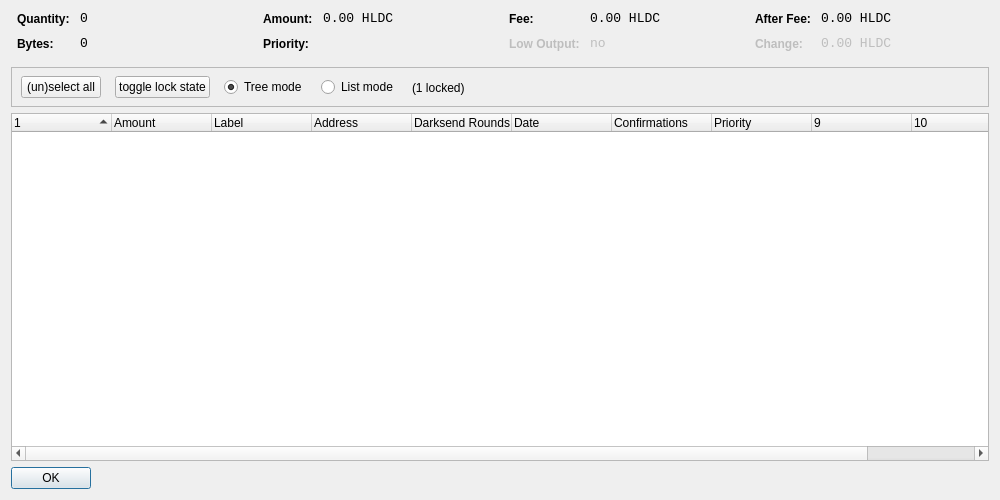
<?xml version="1.0" encoding="UTF-8"?>
<ui version="4.0">
 <class>CoinControlDialog</class>
 <widget class="QDialog" name="CoinControlDialog">
  <property name="geometry">
   <rect>
    <x>0</x>
    <y>0</y>
    <width>1000</width>
    <height>500</height>
   </rect>
  </property>
  <property name="windowTitle">
   <string>Coin Control</string>
  </property>
  <layout class="QVBoxLayout" name="verticalLayout">
   <item>
    <layout class="QHBoxLayout" name="horizontalLayoutTop" stretch="0,0,0,0">
     <property name="topMargin">
      <number>0</number>
     </property>
     <property name="bottomMargin">
      <number>10</number>
     </property>
     <item>
      <layout class="QFormLayout" name="formLayoutCoinControl1">
       <property name="horizontalSpacing">
        <number>10</number>
       </property>
       <property name="verticalSpacing">
        <number>10</number>
       </property>
       <property name="leftMargin">
        <number>6</number>
       </property>
       <property name="rightMargin">
        <number>6</number>
       </property>
       <item row="0" column="0">
        <widget class="QLabel" name="labelCoinControlQuantityText">
         <property name="styleSheet">
          <string notr="true">font-weight:bold;</string>
         </property>
         <property name="text">
          <string>Quantity:</string>
         </property>
        </widget>
       </item>
       <item row="0" column="1">
        <widget class="QLabel" name="labelCoinControlQuantity">
         <property name="font">
          <font>
           <family>Monospace</family>
           <pointsize>10</pointsize>
          </font>
         </property>
         <property name="cursor">
          <cursorShape>IBeamCursor</cursorShape>
         </property>
         <property name="contextMenuPolicy">
          <enum>Qt::ActionsContextMenu</enum>
         </property>
         <property name="text">
          <string notr="true">0</string>
         </property>
         <property name="textInteractionFlags">
          <set>Qt::LinksAccessibleByMouse|Qt::TextSelectableByKeyboard|Qt::TextSelectableByMouse</set>
         </property>
        </widget>
       </item>
       <item row="1" column="0">
        <widget class="QLabel" name="labelCoinControlBytesText">
         <property name="styleSheet">
          <string notr="true">font-weight:bold;</string>
         </property>
         <property name="text">
          <string>Bytes:</string>
         </property>
        </widget>
       </item>
       <item row="1" column="1">
        <widget class="QLabel" name="labelCoinControlBytes">
         <property name="font">
          <font>
           <family>Monospace</family>
           <pointsize>10</pointsize>
          </font>
         </property>
         <property name="cursor">
          <cursorShape>IBeamCursor</cursorShape>
         </property>
         <property name="contextMenuPolicy">
          <enum>Qt::ActionsContextMenu</enum>
         </property>
         <property name="text">
          <string notr="true">0</string>
         </property>
         <property name="textInteractionFlags">
          <set>Qt::LinksAccessibleByMouse|Qt::TextSelectableByKeyboard|Qt::TextSelectableByMouse</set>
         </property>
        </widget>
       </item>
      </layout>
     </item>
     <item>
      <layout class="QFormLayout" name="formLayoutCoinControl2">
       <property name="horizontalSpacing">
        <number>10</number>
       </property>
       <property name="verticalSpacing">
        <number>10</number>
       </property>
       <property name="leftMargin">
        <number>6</number>
       </property>
       <property name="rightMargin">
        <number>6</number>
       </property>
       <item row="0" column="0">
        <widget class="QLabel" name="labelCoinControlAmountText">
         <property name="styleSheet">
          <string notr="true">font-weight:bold;</string>
         </property>
         <property name="text">
          <string>Amount:</string>
         </property>
        </widget>
       </item>
       <item row="0" column="1">
        <widget class="QLabel" name="labelCoinControlAmount">
         <property name="font">
          <font>
           <family>Monospace</family>
           <pointsize>10</pointsize>
          </font>
         </property>
         <property name="cursor">
          <cursorShape>IBeamCursor</cursorShape>
         </property>
         <property name="contextMenuPolicy">
          <enum>Qt::ActionsContextMenu</enum>
         </property>
         <property name="text">
          <string notr="true">0.00 HLDC</string>
         </property>
         <property name="textInteractionFlags">
          <set>Qt::LinksAccessibleByMouse|Qt::TextSelectableByKeyboard|Qt::TextSelectableByMouse</set>
         </property>
        </widget>
       </item>
       <item row="1" column="0">
        <widget class="QLabel" name="labelCoinControlPriorityText">
         <property name="styleSheet">
          <string notr="true">font-weight:bold;</string>
         </property>
         <property name="text">
          <string>Priority:</string>
         </property>
        </widget>
       </item>
       <item row="1" column="1">
        <widget class="QLabel" name="labelCoinControlPriority">
         <property name="font">
          <font>
           <family>Monospace</family>
           <pointsize>10</pointsize>
          </font>
         </property>
         <property name="cursor">
          <cursorShape>IBeamCursor</cursorShape>
         </property>
         <property name="contextMenuPolicy">
          <enum>Qt::ActionsContextMenu</enum>
         </property>
         <property name="text">
          <string/>
         </property>
         <property name="textInteractionFlags">
          <set>Qt::LinksAccessibleByMouse|Qt::TextSelectableByKeyboard|Qt::TextSelectableByMouse</set>
         </property>
        </widget>
       </item>
      </layout>
     </item>
     <item>
      <layout class="QFormLayout" name="formLayoutCoinControl3">
       <property name="horizontalSpacing">
        <number>10</number>
       </property>
       <property name="verticalSpacing">
        <number>10</number>
       </property>
       <property name="leftMargin">
        <number>6</number>
       </property>
       <property name="rightMargin">
        <number>6</number>
       </property>
       <item row="0" column="0">
        <widget class="QLabel" name="labelCoinControlFeeText">
         <property name="styleSheet">
          <string notr="true">font-weight:bold;</string>
         </property>
         <property name="text">
          <string>Fee:</string>
         </property>
        </widget>
       </item>
       <item row="0" column="1">
        <widget class="QLabel" name="labelCoinControlFee">
         <property name="font">
          <font>
           <family>Monospace</family>
           <pointsize>10</pointsize>
          </font>
         </property>
         <property name="cursor">
          <cursorShape>IBeamCursor</cursorShape>
         </property>
         <property name="contextMenuPolicy">
          <enum>Qt::ActionsContextMenu</enum>
         </property>
         <property name="text">
          <string notr="true">0.00 HLDC</string>
         </property>
         <property name="textInteractionFlags">
          <set>Qt::LinksAccessibleByMouse|Qt::TextSelectableByKeyboard|Qt::TextSelectableByMouse</set>
         </property>
        </widget>
       </item>
       <item row="1" column="0">
        <widget class="QLabel" name="labelCoinControlLowOutputText">
         <property name="enabled">
          <bool>false</bool>
         </property>
         <property name="styleSheet">
          <string notr="true">font-weight:bold;</string>
         </property>
         <property name="text">
          <string>Low Output:</string>
         </property>
        </widget>
       </item>
       <item row="1" column="1">
        <widget class="QLabel" name="labelCoinControlLowOutput">
         <property name="enabled">
          <bool>false</bool>
         </property>
         <property name="font">
          <font>
           <family>Monospace</family>
           <pointsize>10</pointsize>
          </font>
         </property>
         <property name="cursor">
          <cursorShape>IBeamCursor</cursorShape>
         </property>
         <property name="contextMenuPolicy">
          <enum>Qt::ActionsContextMenu</enum>
         </property>
         <property name="text">
          <string notr="true">no</string>
         </property>
         <property name="textInteractionFlags">
          <set>Qt::LinksAccessibleByMouse|Qt::TextSelectableByKeyboard|Qt::TextSelectableByMouse</set>
         </property>
        </widget>
       </item>
      </layout>
     </item>
     <item>
      <layout class="QFormLayout" name="formLayoutCoinControl4">
       <property name="horizontalSpacing">
        <number>10</number>
       </property>
       <property name="verticalSpacing">
        <number>10</number>
       </property>
       <property name="leftMargin">
        <number>6</number>
       </property>
       <property name="rightMargin">
        <number>6</number>
       </property>
       <item row="0" column="0">
        <widget class="QLabel" name="labelCoinControlAfterFeeText">
         <property name="styleSheet">
          <string notr="true">font-weight:bold;</string>
         </property>
         <property name="text">
          <string>After Fee:</string>
         </property>
        </widget>
       </item>
       <item row="0" column="1">
        <widget class="QLabel" name="labelCoinControlAfterFee">
         <property name="font">
          <font>
           <family>Monospace</family>
           <pointsize>10</pointsize>
          </font>
         </property>
         <property name="cursor">
          <cursorShape>IBeamCursor</cursorShape>
         </property>
         <property name="contextMenuPolicy">
          <enum>Qt::ActionsContextMenu</enum>
         </property>
         <property name="text">
          <string notr="true">0.00 HLDC</string>
         </property>
         <property name="textInteractionFlags">
          <set>Qt::LinksAccessibleByMouse|Qt::TextSelectableByKeyboard|Qt::TextSelectableByMouse</set>
         </property>
        </widget>
       </item>
       <item row="1" column="0">
        <widget class="QLabel" name="labelCoinControlChangeText">
         <property name="enabled">
          <bool>false</bool>
         </property>
         <property name="styleSheet">
          <string notr="true">font-weight:bold;</string>
         </property>
         <property name="text">
          <string>Change:</string>
         </property>
        </widget>
       </item>
       <item row="1" column="1">
        <widget class="QLabel" name="labelCoinControlChange">
         <property name="enabled">
          <bool>false</bool>
         </property>
         <property name="font">
          <font>
           <family>Monospace</family>
           <pointsize>10</pointsize>
          </font>
         </property>
         <property name="cursor">
          <cursorShape>IBeamCursor</cursorShape>
         </property>
         <property name="contextMenuPolicy">
          <enum>Qt::ActionsContextMenu</enum>
         </property>
         <property name="text">
          <string notr="true">0.00 HLDC</string>
         </property>
         <property name="textInteractionFlags">
          <set>Qt::LinksAccessibleByMouse|Qt::TextSelectableByKeyboard|Qt::TextSelectableByMouse</set>
         </property>
        </widget>
       </item>
      </layout>
     </item>
    </layout>
   </item>
   <item>
    <widget class="QFrame" name="frame">
     <property name="minimumSize">
      <size>
       <width>0</width>
       <height>40</height>
      </size>
     </property>
     <property name="frameShape">
      <enum>QFrame::StyledPanel</enum>
     </property>
     <property name="frameShadow">
      <enum>QFrame::Sunken</enum>
     </property>
     <widget class="QWidget" name="horizontalLayoutWidget">
      <property name="geometry">
       <rect>
        <x>10</x>
        <y>0</y>
        <width>781</width>
        <height>41</height>
       </rect>
      </property>
      <layout class="QHBoxLayout" name="horizontalLayoutPanel" stretch="0,0,0,0,0">
       <property name="spacing">
        <number>14</number>
       </property>
       <item>
        <widget class="QPushButton" name="pushButtonSelectAll">
         <property name="sizePolicy">
          <sizepolicy hsizetype="Maximum" vsizetype="Fixed">
           <horstretch>0</horstretch>
           <verstretch>0</verstretch>
          </sizepolicy>
         </property>
         <property name="text">
          <string>(un)select all</string>
         </property>
        </widget>
       </item>
        <item>
         <widget class="QPushButton" name="pushButtonToggleLock">
          <property name="sizePolicy">
           <sizepolicy hsizetype="Maximum" vsizetype="Fixed">
            <horstretch>0</horstretch>
            <verstretch>0</verstretch>
           </sizepolicy>
          </property>
          <property name="text">
           <string>toggle lock state</string>
          </property>
          <property name="autoDefault">
           <bool>false</bool>
          </property>
         </widget>
        </item>
       <item>
        <widget class="QRadioButton" name="radioTreeMode">
         <property name="sizePolicy">
          <sizepolicy hsizetype="Maximum" vsizetype="Fixed">
           <horstretch>0</horstretch>
           <verstretch>0</verstretch>
          </sizepolicy>
         </property>
         <property name="text">
          <string>Tree mode</string>
         </property>
         <property name="checked">
          <bool>true</bool>
         </property>
        </widget>
       </item>
       <item>
        <widget class="QRadioButton" name="radioListMode">
         <property name="sizePolicy">
          <sizepolicy hsizetype="Maximum" vsizetype="Fixed">
           <horstretch>0</horstretch>
           <verstretch>0</verstretch>
          </sizepolicy>
         </property>
         <property name="text">
          <string>List mode</string>
         </property>
        </widget>
       </item>
        <item>
         <widget class="QLabel" name="labelLocked">
          <property name="text">
           <string>(1 locked)</string>
          </property>
         </widget>
        </item>
       <item>
        <spacer name="horizontalSpacer">
         <property name="orientation">
          <enum>Qt::Horizontal</enum>
         </property>
         <property name="sizeHint" stdset="0">
          <size>
           <width>40</width>
           <height>20</height>
          </size>
         </property>
        </spacer>
       </item>
      </layout>
     </widget>
    </widget>
   </item>
   <item>
    <widget class="CoinControlTreeWidget" name="treeWidget">
     <property name="contextMenuPolicy">
      <enum>Qt::CustomContextMenu</enum>
     </property>
     <property name="sortingEnabled">
      <bool>false</bool>
     </property>
     <property name="columnCount">
      <number>11</number>
     </property>
     <attribute name="headerShowSortIndicator" stdset="0">
      <bool>true</bool>
     </attribute>
     <attribute name="headerStretchLastSection">
      <bool>false</bool>
     </attribute>
     <column>
      <property name="text">
       <string/>
      </property>
     </column>
     <column>
      <property name="text">
       <string>Amount</string>
      </property>
     </column>
     <column>
      <property name="text">
       <string>Label</string>
      </property>
     </column>
     <column>
      <property name="text">
       <string>Address</string>
      </property>
     </column>
     <column>
      <property name="text">
       <string>Darksend Rounds</string>
      </property>
    </column>
     <column>
      <property name="text">
       <string>Date</string>
      </property>
     </column>
     <column>
      <property name="text">
       <string>Confirmations</string>
      </property>
      <property name="toolTip">
       <string>Confirmed</string>
      </property>
     </column>
     <column>
      <property name="text">
       <string>Priority</string>
      </property>
     </column>
     <column>
      <property name="text">
       <string/>
      </property>
     </column>
     <column>
      <property name="text">
       <string/>
      </property>
     </column>
     <column>
      <property name="text">
       <string/>
      </property>
     </column>
     <column>
      <property name="text">
       <string/>
      </property>
     </column>
    </widget>
   </item>
   <item>
    <widget class="QDialogButtonBox" name="buttonBox">
     <property name="sizePolicy">
      <sizepolicy hsizetype="Maximum" vsizetype="Fixed">
       <horstretch>0</horstretch>
       <verstretch>0</verstretch>
      </sizepolicy>
     </property>
     <property name="orientation">
      <enum>Qt::Horizontal</enum>
     </property>
     <property name="standardButtons">
      <set>QDialogButtonBox::Ok</set>
     </property>
    </widget>
   </item>
  </layout>
 </widget>
 <customwidgets>
  <customwidget>
   <class>CoinControlTreeWidget</class>
   <extends>QTreeWidget</extends>
   <header>coincontroltreewidget.h</header>
  </customwidget>
 </customwidgets>
 <resources/>
 <connections/>
</ui>
